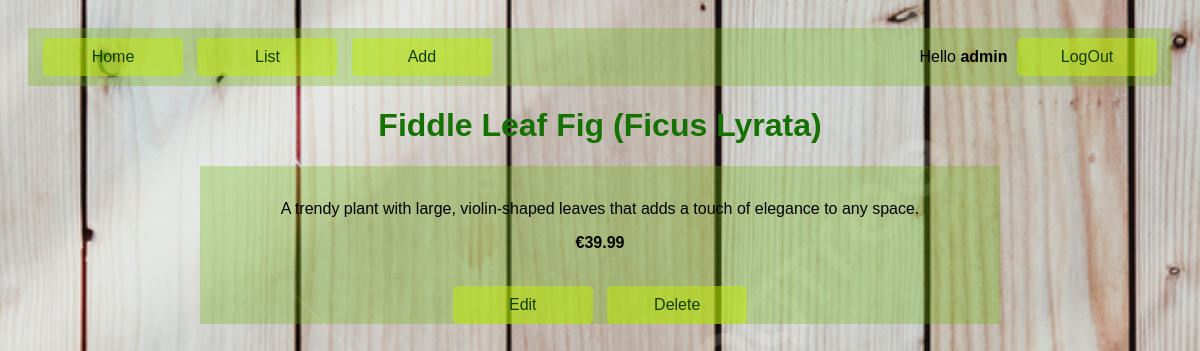
/store/8/ (signed in), run on the app's committed database.
### store/models.py (models this page shows, shortened)
class Plant(models.Model):
    title = models.CharField(max_length=100)
    description = models.TextField()
    price = models.DecimalField(max_digits=6, decimal_places=2)

### store/views.py (the view)
# urls.py: path('<int:pk>/', PlantDetailView.as_view(), name='plant-detail'),
class PlantDetailView(AuthenticatedUserMixin, DetailView):
    model = Plant
    template_name = 'store/plant_detail.html'
    context_object_name = 'plant'

### store/mixin.py (called while the page is built)
    def dispatch(self, request, *args, **kwargs):
        if not request.user.is_authenticated:
            return redirect('login')  # Redirect to your login URL
        return super().dispatch(request, *args, **kwargs)

### store/templates/store/plant_detail.html
{% extends "base.html" %}
{% block content %}
    <h1 class='title'>{{ plant.title }}</h1>
    <div class='page-bk center'>
        <br>
        <p>{{ plant.description }}</p>
        <p><strong> €{{ plant.price }}</strong></p>
        <br>
        {% if user.is_staff %}
            <div class="text-center">
                <a href="{% url 'plant-edit' plant.pk %}" class='navbar-button'>Edit</a>
                <a href="{% url 'plant-delete' plant.pk %}" class='navbar-button'>Delete</a>
            </div>
        {% endif %}
    </div>
{% endblock %}

### templates/base.html
{% load static %}
<link rel="stylesheet" type="text/css" href="{% static 'css/styles.css' %}">
<nav class="navbar">
  <div class="align-left">
    {% if user.is_authenticated %}
      <a class="navbar-button" href="{% url 'home' %}">Home</a>
      <a class="navbar-button" href="{% url 'plant-list' %}">List</a>
      {% if user.is_staff %}
        <a class="navbar-button" href="{% url 'plant-create' %}">Add</a>
      {% endif %}
    {% endif %}
  </div>
  {% if user.is_authenticated %}
    <div class="align-right">
      <a>Hello <strong>{{ user.username }}</strong></a>
      <a class="navbar-button" href="{% url 'logout' %}">LogOut</a>
    </div>
  {% else %}
    <div class="align-right">
      <a class="navbar-button" href="{% url 'login' %}">Log In</a>
      <a class="navbar-button" href="{% url 'signup' %}">Sign Up</a>
    </div>
  {% endif %}
</nav>
{% block content %}
{% endblock  %}

### static/css/styles.css (style rules this page uses)
.navbar { background-color: rgba(104, 179, 0, 0.3); display: flex; justify-content: space-between; align-items: center; padding: 10px; }
.navbar-button { display: inline-block; padding: 10px 20px; margin: 0 5px; background-color: rgba(194, 237, 0, 0.5); color: rgb(18, 62, 0); border: none; border-radius: 5px; cursor: pointer; text-decoration: none; width: 100px; text-align: center; }
.align-left { margin-left: 50 px; }
.align-right { margin-right: 50 px; }
.title { text-align: center; color: rgb(21, 114, 0); }
.center { text-align: center; }
.page-bk { background-color: rgba(104, 179, 0, 0.3); width: 800px; justify-content: space-between; align-items: center; margin: auto; }

### data on the page
Plant: title "Fiddle Leaf Fig (Ficus Lyrata)", description "A trendy plant with large, violin-shaped leaves that adds a touch of elegance to any space.", price "39.99"

### other printed values
{{ user.username }} "admin"
